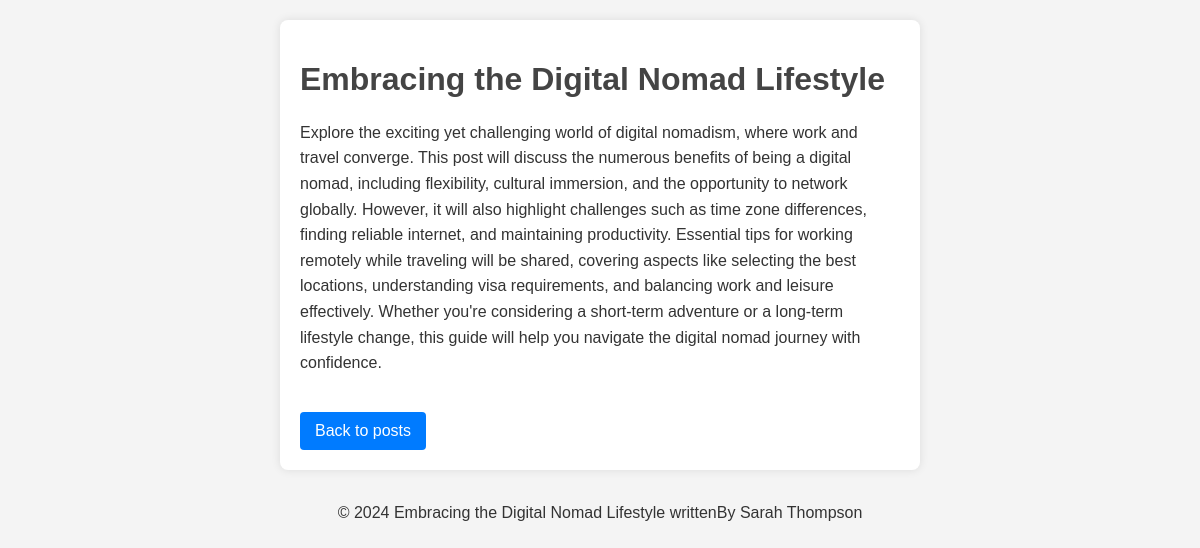
The app's page /post/1/ with its own data.
### blog/models.py (models this page shows, shortened)
class Post(models.Model):
    title = models.CharField(max_length=200)
    content = models.TextField()
    author = models.CharField(max_length=100)
    created_at = models.DateTimeField(auto_now_add=True)

### blog/views.py (the view)
# urls.py: path('post/<int:post_id>/', post_detail, name='post_detail'),
def post_detail(request, post_id):
    post = get_object_or_404(Post, id=post_id)
    current_year = datetime.now().year
    return render(request, 'blog/post_detail.html', {'post': post, 'current_year': current_year})

### blog/templates/blog/post_detail.html (shortened to what this page needs)
<!DOCTYPE html>
<html lang="en">
<head>
</head>
<body>
    <div class="container">
        <h1>{{ post.title }}</h1>
        <p>{{ post.content }}</p>
        <a class="back-link" href="{% url 'post_list' %}">Back to posts</a>
    </div>
    <div class="footer">
        <p>&copy; {{ current_year }}  {{ post.title }} writtenBy {{post.author}}</p>
    </div>
</body>
</html>

### blog/templates/blog/post_detail.html (style rules this page uses)
body { font-family: Arial, sans-serif; background-color: #f4f4f4; margin: 0; padding: 20px; color: #333; }
.container { max-width: 600px; background: white; padding: 20px; border-radius: 8px; box-shadow: 0 0 10px rgba(0, 0, 0, 0.1); margin: 0 auto; }
h1 { color: #444; }
p { line-height: 1.6; }
.edit-link, .back-link { display: inline-block; margin-top: 20px; padding: 10px 15px; background-color: #5cb85c; color: white; text-decoration: none; border-radius: 4px; }
.back-link { background-color: #007bff; }
.footer { margin-top: 30px; text-align: center; }

### records on screen
Post: title "Embracing the Digital Nomad Lifestyle", content "Explore the exciting yet challenging world of digital nomadism, where work and travel converge. This post will discuss the numerous benefits of being a digital nomad, including flexibility, cultural immersion, and the opportunity to network globally. However, it will also highlight challenges such as time zone differences, finding reliable internet, and maintaining productivity. Essential tips for working remotely while traveling will be shared, covering aspects like selecting the best locations, understanding visa requirements, and balancing work and leisure effectively. Whether you're considering a short-term adventure or a long-term lifestyle change, this guide will help you navigate the…", author "Sarah Thompson"
